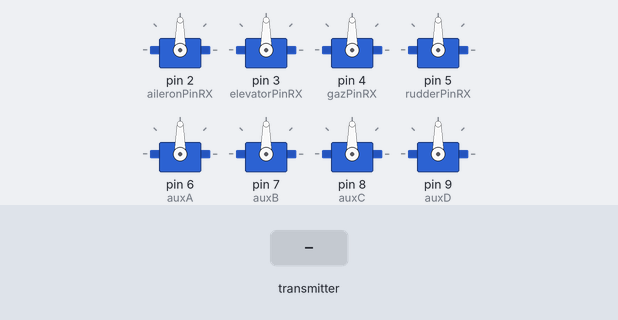
Simulated run of this program. Board: Arduino Uno, built with avr-gcc and run on an emulated ATmega328P. Shown: 8 × servo. The inputs (shaded band) are chosen by the test bench. No radio packets arrive unless stated.

Above: at 1.2 s.
1.3 s: the transmitter starts sending kanal.0 = 0
At 2.3 s:
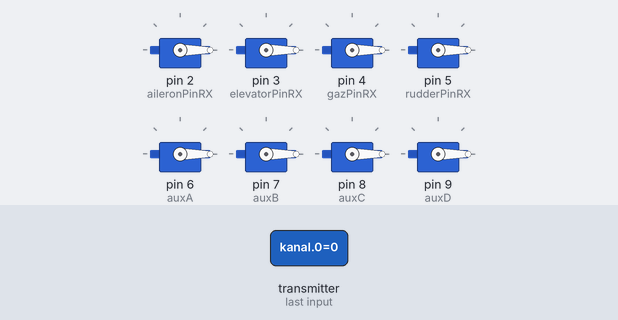
2.8 s: the transmitter starts sending kanal.1 = 1023
At 3.4 s:
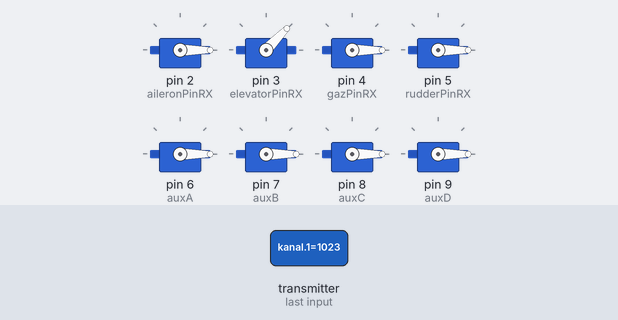
4.3 s: the transmitter starts sending kanal.2 = 1023
At 4.6 s:
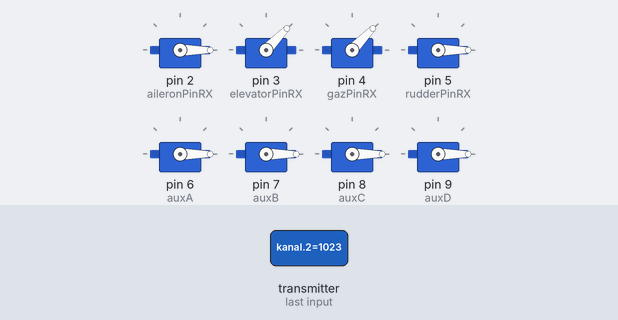
5.8 s: the transmitter starts sending kanal.3 = 1023
At 6.9 s:
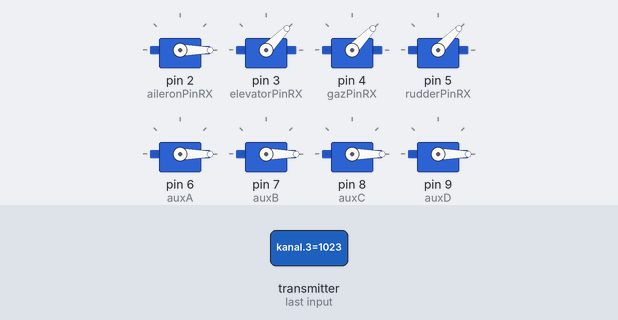
7.3 s: the transmitter starts sending kanal.4 = 1023
At 8.0 s:
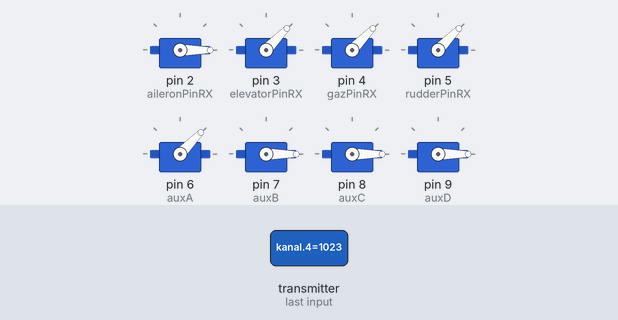
8.8 s: the transmitter starts sending kanal.5 = 1023
At 9.2 s:
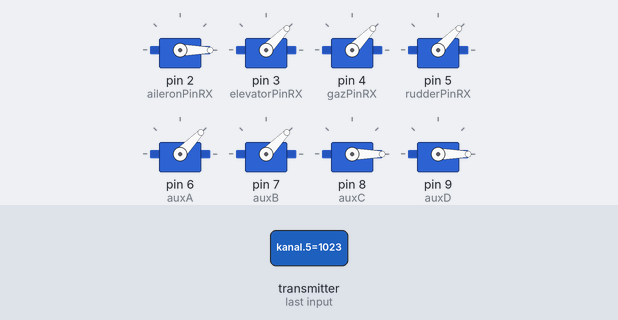
Timing chart, 0 to 11.3 s (numbered marks = the images above; inputs shaded):
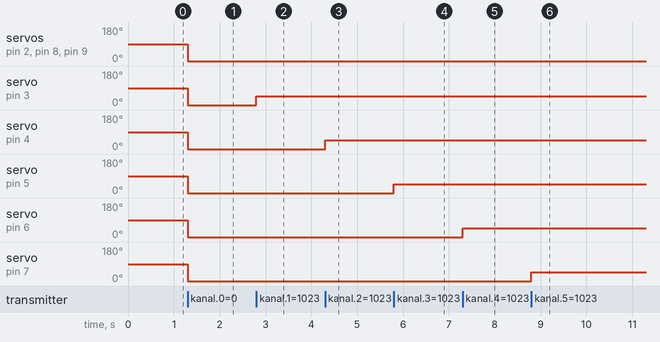

The program:

main.cpp
```cpp
// KODUN BOZULMASI MUHTEMEL. ŞİFRELEME ÇALIIŞMALARI DEVAM EDİYOR.


// SON EDIT 10.02.2025
// MUSTAFA ALPER KAYA TARAFINDAN OLUŞTURULDU
// nrf24 modüllerini kullanan trimli 8 kanallı RC kumanda alıcı kodu
// UÇTAN UCA ŞİFRELEME İÇİN BÜTÜN VERİLER SHORT TİPİNDEDİR.
// TRİM SERVONUN MENZİLİNİ AZALTACAĞI İÇİN SERVOLARIN TAKILMASINA VE TRİM AYARLARINDA DİKKATLİCE YAPIN

/*
####################################
YAPILACAKLAR/YAPIMI DEVAM EDENLER (önem sırasına göre)
V-Kuyruk kuyruk tipine göre servo sinyal karıştırması
ChaCha20-Poly1305 Şifreleme Koruması
####################################
*/

/*
#####################################################         KANAL SIRALAMASI         #####################################################
  Keyfinize göre açın, kapatın, değiştirin.
  1 = aileron             düz
  2 = elevator            düz
  3 = gaz                 düz
  4 = rudder              düz
  5 = SWA(SPDT)           düz
  6 = SWB(SPDT)           düz
  7 = SWC(SPDT_MSM)       düz
  8 = SWD(SPDT)           düz
######################         DOĞRU ÇALIŞMASI İÇİN LÜTFEN HEM VERİCİDE HEM DE ALICIDA AYNI SIRALAMAYI YAPIN         #######################
*/

#include <Arduino.h>
#include <SPI.h>
#include <RF24.h>
#include <nRF24L01.h>
#include <Servo.h>


void failSafe(); // Verici ile iletişim koptuğunda Fail-Safe güvenlik önlemini gerçekleştiren fonksiyon.
int veriSayisi = 8;
Servo servoAileron;
Servo servoElevator;
Servo servoGaz;
Servo servoRudder;
Servo servoAuxA;
Servo servoAuxB;
Servo servoAuxC;
Servo servoAuxD;

#define aileronPinRX 2
#define elevatorPinRX 3
#define gazPinRX 4
#define rudderPinRX 5
#define auxA 6
#define auxB 7
#define auxC 8
#define auxD 9

unsigned long basarili = 0;
unsigned int failsafeAralik = 1000; // fail-safe devreye girmesi için gereken süre.

const byte nrf24kod[5] = {'s','i','f','r','e'};
RF24 radio(A0,10);
int kanal[8]; // kanal sayısı köşeli parantezin içindeki sayıya bağlı. (İNT TİPİ İLE MAX 16)
void setup() {

  servoAileron.attach(aileronPinRX);
  servoElevator.attach(elevatorPinRX);
  servoGaz.attach(gazPinRX);
  servoRudder.attach(rudderPinRX);
  servoAuxA.attach(auxA);
  servoAuxB.attach(auxB);
  servoAuxC.attach(auxC);
  servoAuxD.attach(auxD);

  radio.begin();
  radio.openReadingPipe(1,nrf24kod);
  radio.setChannel(76);
  radio.setDataRate(RF24_250KBPS);
  radio.setPALevel(RF24_PA_LOW); // güç çıkışı şu an düşük durumda, mesafeyi artırmak için ...(RF24_PA_HIGH/MAX) yapılmalı.
  radio.startListening();
}

void loop() {
  if (radio.available()) {
    basarili = millis();
    radio.read(&kanal,sizeof(kanal));
    servoAileron.writeMicroseconds  (kanal[0]);
    servoElevator.writeMicroseconds (kanal[1]);
    servoGaz.writeMicroseconds      (kanal[2]);
    servoRudder.writeMicroseconds   (kanal[3]);
    servoAuxA.writeMicroseconds     (kanal[4]);
    servoAuxB.writeMicroseconds     (kanal[5]);
    servoAuxC.writeMicroseconds     (kanal[6]);
    servoAuxD.writeMicroseconds     (kanal[7]);
  }
  if (millis() - basarili >= failsafeAralik) {
    //failSafe();
  }
}

void failSafe() {
  kanal[0] = 2000;
  kanal[1] = 2000;
  kanal[2] = 1000;
  kanal[3] = 2000;
  kanal[4] = 1500;
  kanal[5] = 1500;
  kanal[6] = 1500;
  kanal[7] = 1500;

  servoAileron.writeMicroseconds(kanal[0]);
  servoElevator.writeMicroseconds(kanal[1]);
  servoGaz.writeMicroseconds(kanal[2]);
  servoRudder.writeMicroseconds(kanal[3]);
  servoAuxA.writeMicroseconds(kanal[4]);
  servoAuxB.writeMicroseconds(kanal[5]);
  servoAuxC.writeMicroseconds(kanal[6]);
  servoAuxD.writeMicroseconds(kanal[7]);

  while (millis() - basarili > failsafeAralik) {
    if (radio.available()) {
      return;
    }
  }
}
  
```

Measured:
- after the input at 1.3 s, servo on pin 2 (aileronPinRX), servo on pin 3 (elevatorPinRX), servo on pin 4 (gazPinRX), servo on pin 5 (rudderPinRX), servo on pin 6 (auxA), servo on pin 7 (auxB), servo on pin 8 (auxC), servo on pin 9 (auxD): 90° → 0° at once
- after the input at 2.8 s, servo on pin 3 (elevatorPinRX): 0° → 46° at once
- after the input at 4.3 s, servo on pin 4 (gazPinRX): 0° → 46° at once
- after the input at 5.8 s, servo on pin 5 (rudderPinRX): 0° → 46° at once
- after the input at 7.3 s, servo on pin 6 (auxA): 0° → 46° at once
- after the input at 8.8 s, servo on pin 7 (auxB): 0° → 46° at once
